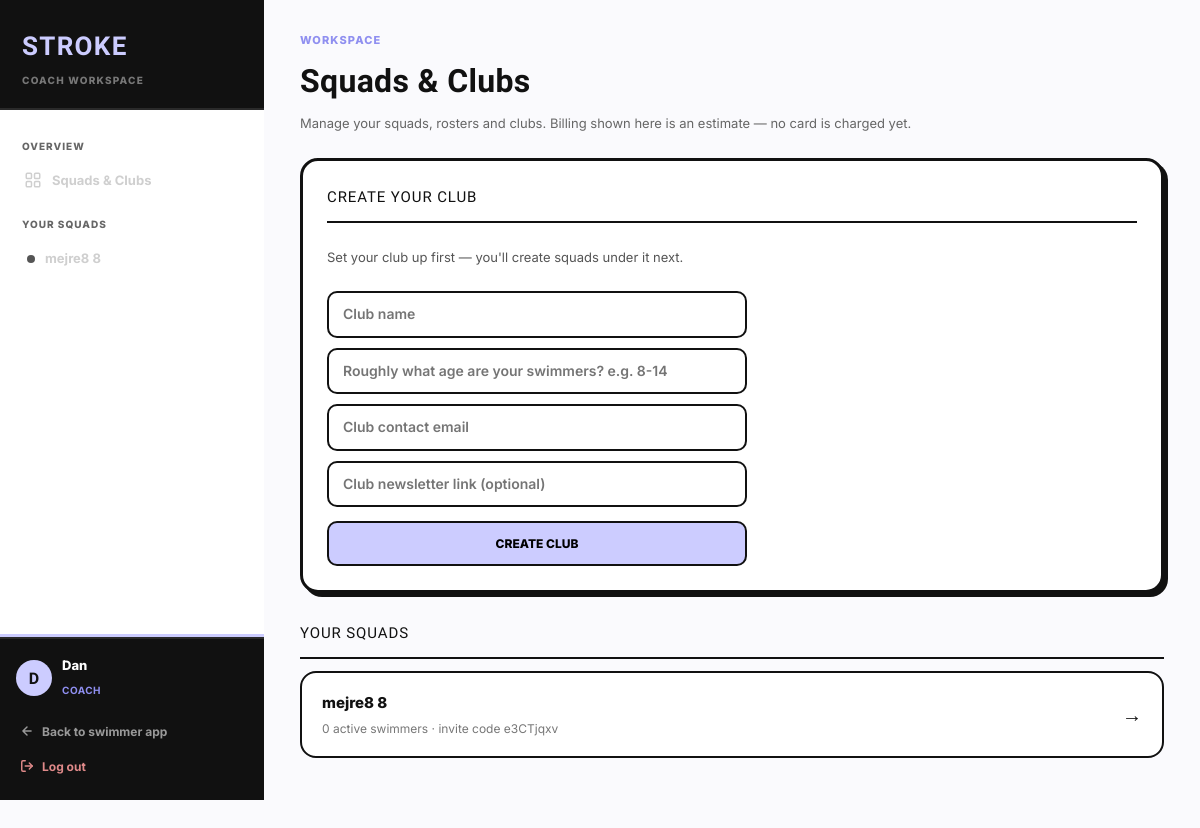
The page /coach/ (signed in) on the database as committed earlier.
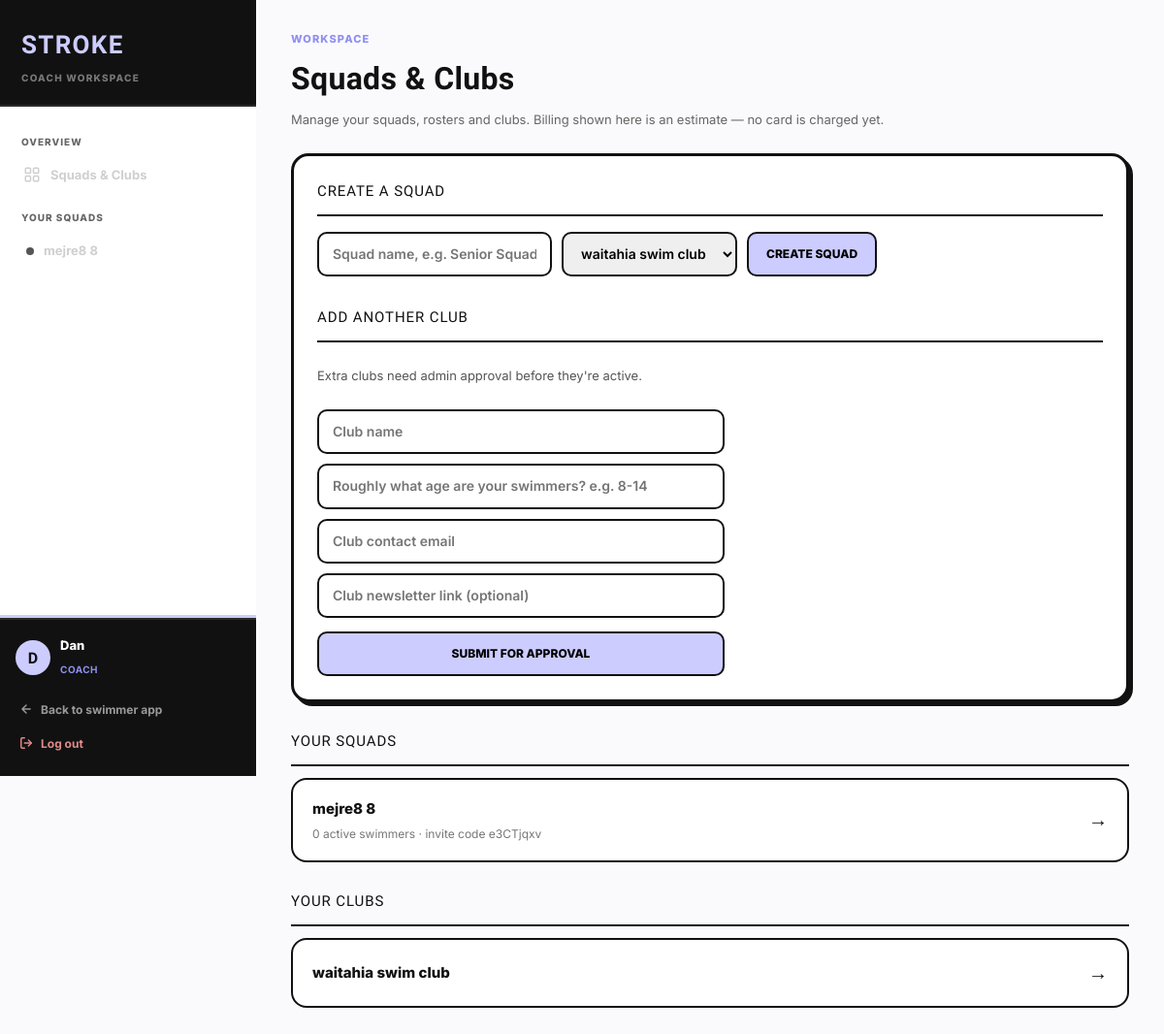
The same page on the database as committed later.
### models.py (models this page shows, shortened)
class Squad(db.Model):
    __tablename__ = 'squad'
    id = db.Column(db.Integer, primary_key=True)
    name = db.Column(db.String(120), nullable=False)
    coach_id = db.Column(db.Integer, db.ForeignKey('user.id'), nullable=False)
    club_id = db.Column(db.Integer, db.ForeignKey('club.id'), nullable=True)
    invite_code = db.Column(db.String(20), unique=True, nullable=False)
    base_fee = db.Column(db.Numeric(10, 2), default=0)
    per_swimmer_fee = db.Column(db.Numeric(10, 2), default=0)
    created_at = db.Column(db.DateTime, default=datetime.utcnow)
    memberships = db.relationship('SquadMembership', backref='squad', lazy=True)
    def active_member_count(self):
        return sum(1 for m in self.memberships if m.status == 'active')

class Club(db.Model):
    __tablename__ = 'club'
    id = db.Column(db.Integer, primary_key=True)
    name = db.Column(db.String(120), nullable=False)
    owner_id = db.Column(db.Integer, db.ForeignKey('user.id'), nullable=False)
    age_range = db.Column(db.String(50))
    contact_email = db.Column(db.String(150))
    newsletter_url = db.Column(db.String(255))
    status = db.Column(db.String(20), default='active')  # 'active' or 'pending'
    approved_at = db.Column(db.DateTime, nullable=True)
    created_at = db.Column(db.DateTime, default=datetime.utcnow)
    squads = db.relationship('Squad', backref='club', lazy=True)

### routes_coach.py (the view)
@coach.route('/')
@login_required
@coach_required
def coach_dashboard():
    from app import db
    from models import Squad, Club
    squads = db.session.query(Squad).filter_by(coach_id=current_user.id).order_by(Squad.created_at.desc()).all()
    clubs = db.session.query(Club).filter_by(owner_id=current_user.id).order_by(Club.created_at.desc()).all()
    return render_template('coach_dashboard.html', squads=squads, clubs=clubs)

### auth_utils.py (called while the page is built)
def coach_required(f):
    @wraps(f)
    def wrapper(*args, **kwargs):
        if not current_user.is_authenticated or (current_user.role != 'coach' and not current_user.is_admin):
            abort(403)
        return f(*args, **kwargs)
    return wrapper

### routes_coach.py (called while the page is built)
@coach.context_processor
def inject_coach_nav():
    if not current_user.is_authenticated:
        return {}
    from app import db
    from models import Squad
    nav_squads = db.session.query(Squad).filter_by(coach_id=current_user.id).order_by(Squad.name).all()
    return {'nav_squads': nav_squads}

### templates/coach_dashboard.html (shortened to what this page needs)
{% extends 'coach_base.html' %}
{% set header_eyebrow = 'Workspace' %}
{% block page_title %}Squads & Clubs{% endblock %}
{% block page_sub %}<p class="coach-header-sub">Manage your squads, rosters and clubs. Billing shown here is an estimate — no card is charged yet.</p>{% endblock %}
{% set active_clubs = clubs|selectattr('status', 'equalto', 'active')|list %}
{% set pending_clubs = clubs|selectattr('status', 'equalto', 'pending')|list %}
{% block content %}
  {% if not clubs %}
    <div class="panel" style="margin-bottom:28px">
      <div class="panel-label">Create your club</div>
      <p class="panel-note" style="margin-top:-4px">Set your club up first — you'll create squads under it next.</p>
      <form class="co-form-stack" method="POST" action="/coach/club/create">
        <input type="text" name="name" placeholder="Club name" required>
        <input type="text" name="age_range" placeholder="Roughly what age are your swimmers? e.g. 8-14">
        <input type="email" name="contact_email" placeholder="Club contact email">
        <input type="url" name="newsletter_url" placeholder="Club newsletter link (optional)">
        <button type="submit">Create club</button>
      </form>
    </div>
  {% else %}
    <div class="panel" style="margin-bottom:28px">
      <div class="panel-label">Create a squad</div>
      <form class="co-form" method="POST" action="/coach/squad/create">
        <input type="text" name="name" placeholder="Squad name, e.g. Senior Squad" required>
        {% if active_clubs %}
        <select name="club_id">
          {% for c in active_clubs %}
          <option value="{{ c.id }}">{{ c.name }}</option>
          {% endfor %}
        </select>
        {% endif %}
        <button type="submit">Create squad</button>
      </form>
      <div class="panel-label" style="margin-top:20px">Add another club</div>
      <p class="panel-note" style="margin-top:-4px">Extra clubs need admin approval before they're active.</p>
      <form class="co-form-stack" method="POST" action="/coach/club/create">
        <input type="text" name="name" placeholder="Club name" required>
        <input type="text" name="age_range" placeholder="Roughly what age are your swimmers? e.g. 8-14">
        <input type="email" name="contact_email" placeholder="Club contact email">
        <input type="url" name="newsletter_url" placeholder="Club newsletter link (optional)">
        <button type="submit">Submit for approval</button>
      </form>
    </div>
  {% endif %}
  <div class="panel-label" style="margin-bottom:12px">Your squads</div>
  {% if squads %}
    {% for s in squads %}
    <a href="/coach/squad/{{ s.id }}" class="coach-card-link">
      <div>
        <div class="coach-card-name">{{ s.name }}</div>
        <div class="coach-card-meta">{{ s.active_member_count() }} active swimmer{{ 's' if s.active_member_count() != 1 else '' }} · invite code {{ s.invite_code }}</div>
      </div>
      <span class="coach-card-arrow">→</span>
    </a>
    {% endfor %}
  {% else %}
    <p class="panel-note">No squads yet — create one above.</p>
  {% endif %}
  {% if clubs %}
  <div class="panel-label" style="margin:28px 0 12px">Your clubs</div>
    {% for c in clubs %}
    <a href="/coach/club/{{ c.id }}" class="coach-card-link">
      <div class="coach-card-name">
        {{ c.name }}
      </div>
      <span class="coach-card-arrow">→</span>
    </a>
    {% endfor %}
  {% endif %}
{% endblock %}

### templates/coach_base.html (shortened to what this page needs)
<!DOCTYPE html>
<html lang="en">
<head>
<link rel="stylesheet" href="{{ url_for('static', filename='css/main.css') }}">
<link rel="stylesheet" href="{{ url_for('static', filename='css/dashboard.css') }}">
<link rel="stylesheet" href="{{ url_for('static', filename='css/coach.css') }}">
</head>
<body>
<div class="coach-shell">
  <aside class="coach-sidebar no-print" id="coachSidebar">
    <div class="coach-sidebar-head">
      <a href="/dashboard" class="coach-logo">STROKE</a>
      <span class="coach-logo-sub">Coach workspace</span>
    </div>
    <nav class="coach-nav">
      <p class="coach-nav-lbl">Overview</p>
      <a href="/coach" class="coach-nav-link {{ 'active' if request.path == '/coach' else '' }}">
        <span class="coach-nav-icon"></span>
        Squads & Clubs
      </a>
      {% if nav_squads %}
      <p class="coach-nav-lbl">Your squads</p>
      {% for sq in nav_squads %}
        <a href="/coach/squad/{{ sq.id }}" class="coach-nav-link {{ 'active' if squad and squad.id == sq.id else '' }}">
          <span class="coach-nav-dot"></span>
          <span class="coach-nav-link-text">{{ sq.name }}</span>
        </a>
      {% endfor %}
      {% endif %}
    </nav>
    <div class="coach-sidebar-foot">
      <div class="coach-user">
        <div class="coach-user-avatar">{{ current_user.username[0]|upper }}</div>
        <div class="coach-user-info">
          <p class="coach-user-name">{{ current_user.username }}</p>
          <span class="coach-user-tag">Coach</span>
        </div>
      </div>
      <a href="/dashboard" class="coach-exit-link">
        <svg viewBox="0 0 24 24" fill="none" stroke="currentColor" stroke-width="2.5" stroke-linecap="round" stroke-linejoin="round"><path d="M19 12H5M12 5l-7 7 7 7"></path></svg>
        Back to swimmer app
      </a>
      <a href="/logout" class="coach-exit-link coach-logout-link">
        <svg viewBox="0 0 24 24" fill="none" stroke="currentColor" stroke-width="2.5" stroke-linecap="round" stroke-linejoin="round"><path d="M9 21H5a2 2 0 0 1-2-2V5a2 2 0 0 1 2-2h4"></path><polyline points="16 17 21 12 16 7"></polyline><line x1="21" y1="12" x2="9" y2="12"></line></svg>
        Log out
      </a>
    </div>
  </aside>
  <main class="coach-main">
    <header class="coach-header no-print">
      <div>
        {% if header_eyebrow %}<p class="coach-header-eyebrow">{{ header_eyebrow }}</p>{% endif %}
        <h1 class="coach-header-title">{% block page_title %}Coach{% endblock %}</h1>
        {% block page_sub %}{% endblock %}
      </div>
    </header>
    <div class="coach-content">
      {% block content %}{% endblock %}
    </div>
  </main>
</div>
</body>
</html>

Rows that differ between the two databases and show on the page:
added Club: name "waitahia swim club"
Other text that changed with them:
form field club_id: (not shown) → "waitahia swim club"
text no longer shown: "CREATE YOUR CLUB Set your club up first — you'll create squads under it next. CREATE CLUB"
text now shown: "CREATE A SQUAD CREATE SQUAD ADD ANOTHER CLUB Extra clubs need admin approval before they're active. SUBMIT FOR APPROVAL YOUR CLUBS"
